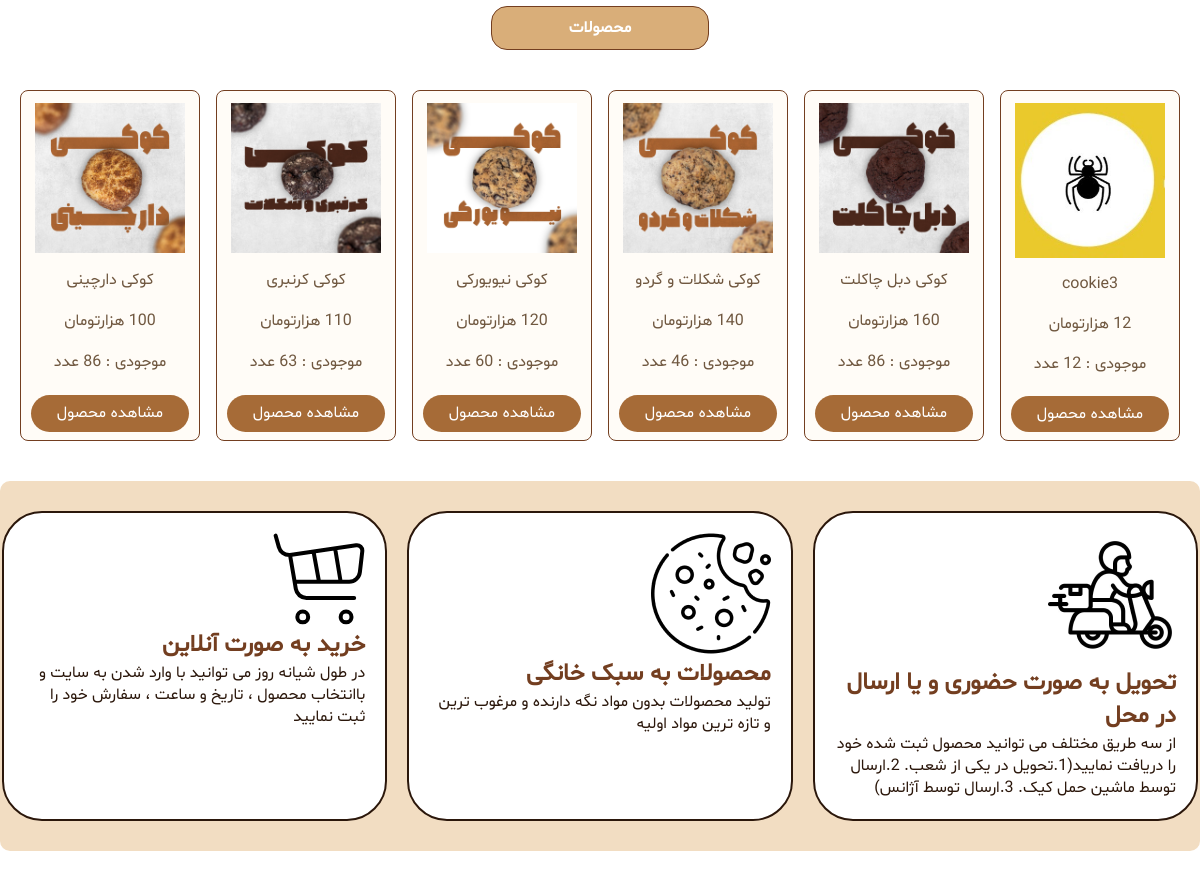
/ (middle part), run on an earlier commit of the app's database.
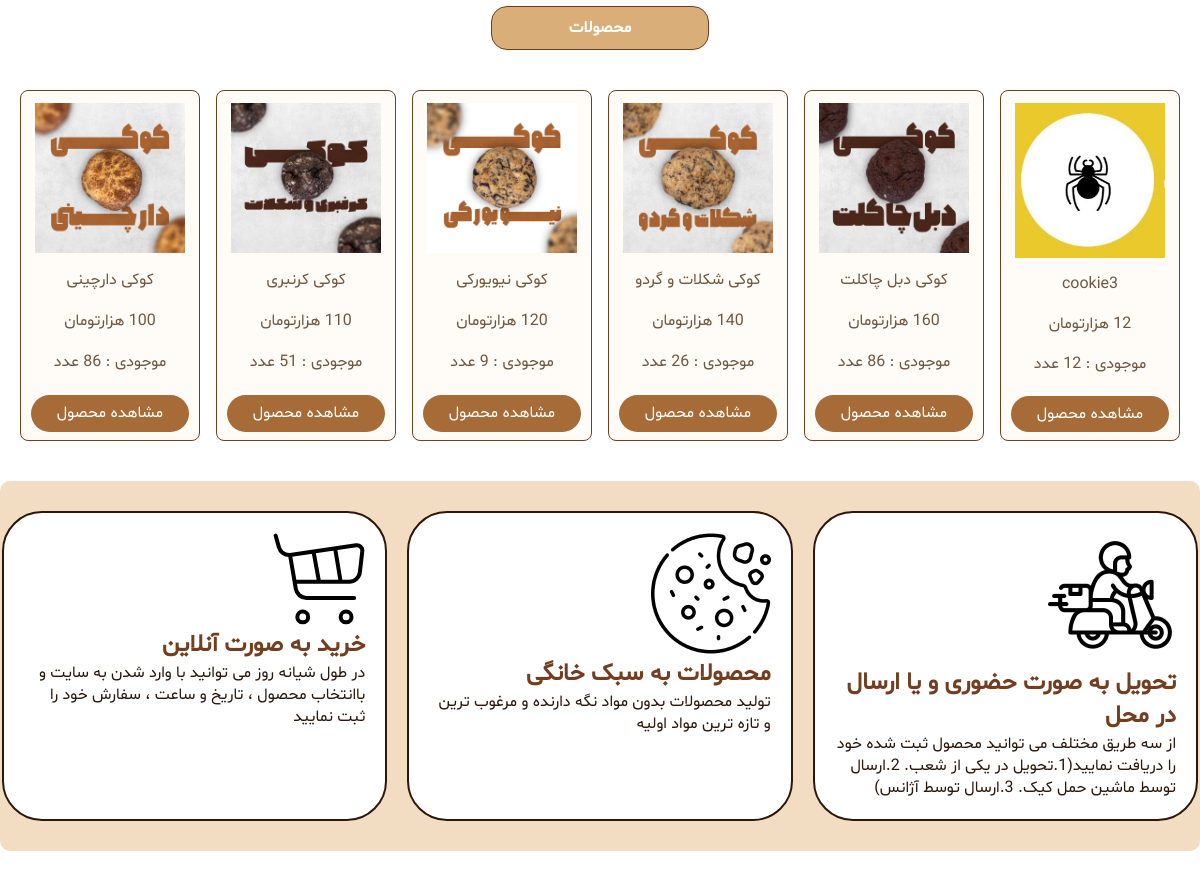
And on a later commit of the database.
### shop/models.py (models this page shows, shortened)
class Product(models.Model):
    name = models.CharField(max_length=100)
    price = models.PositiveIntegerField()
    quantity = models.PositiveIntegerField()
    image = models.ImageField(upload_to='images', null=True, blank=True)  # Image field added
    ingredient= models.CharField(max_length=500,null=True, blank=True)
    description=models.CharField(max_length=1000,null=True, blank=True)

### shop/views.py (the view)
# urls.py: path('', views.home, name='home'),
def home(request):
    products = Product.objects.all()
    return render(request, 'shop/home.html', {'products': products})

### shop/templates/shop/home.html (shortened to what this page needs)
{% load static %}
<!DOCTYPE html>
<html lang="fa">
<head>
    <link rel="stylesheet" href="{% static 'FirstPage.css' %}">
</head>
<body>
<main>
    <div class="container"><h6 class="card">محصولات</h6></div>
    <section class="newestProduct">
        {% for product in products %}
        <div class="cookies">
           {% if product.image %}
                <img class="cookieD" src="{{ product.image.url }}" width="125px" height="139px" style="border-radius: 3px;" />
            {% else %}
                <img class="cookieD" src="{% static 'Pictures/cookie.png' %}" width="125px" height="139px" style="border-radius: 3px;" />
            {% endif %}
            <h6 class="ProductTitle">{{ product.name }}</h6>
            <h6 class="ProductTitle">{{ product.price }} هزارتومان</h6>
            <h6 class="ProductTitle2"> موجودی : {{ product.quantity }} عدد</h6>
            <a href="{% url 'buy_product' product.id %}" class="btn btn-primary" style="margin-top: 10px;">مشاهده محصول</a>
        </div>
        {% endfor %}
    </section>
    <section class="product-info">
        <div class="info-box">
            <img src="{% static 'Pictures/vector.svg' %}"/>
            <h2 class="ItemTitle" >خرید به صورت آنلاین</h2>
            <p class="ItemText">در طول شیانه روز می توانید با وارد شدن به سایت و باانتخاب محصول ، تاریخ و ساعت ، سفارش خود را ثبت نمایید</p>
        </div>
        <div class="info-box">
            <img src="{% static 'Pictures/Frame 31.png' %}"/>
            <h2 class="ItemTitle">محصولات به سبک خانگی</h2>
            <p class="ItemText">تولید محصولات بدون مواد نگه دارنده و مرغوب ترین و تازه ترین مواد اولیه</p>
        </div>
        <div class="info-box">
            <img src="{% static 'Pictures/Fast Delivery free icons designed by Irvan Kurnianto 1.png' %}"/>
            <h2 class="ItemTitle">تحویل به صورت حضوری  و یا ارسال در محل</h2>
            <p class="ItemText">از سه طریق مختلف می توانید محصول ثبت شده خود را دریافت نمایید(1.تحویل در یکی از شعب. 2.ارسال توسط ماشین حمل کیک. 3.ارسال توسط آژانس)</p>
        </div>
    </section>
</main>
<div class="container"><h6 class="card">تازه های بلاگ</h6></div>
</body>
</html>

### statics/FirstPage.css (style rules this page uses)
* { margin: 0; padding: 0; box-sizing: border-box; }
.card { display: flex; flex-direction: column; flex-direction: column; font-size: 16px; font-family: 'Shabnam'; color: white; text-align:center; justify-content: center; width: 218px; height: 44px; padding: 8px 24px; border: 0.5px solid #733E20 ; border-radius: 16px; background-color:#d9ae79 ; }
.container { display: flex; justify-content: center; align-items: center; padding: 40px 40px; }
.cookies { display: grid; padding: 8px 10px; gap: 4px; row-gap: 4px; background-color: #FFFCF7; border-radius: 8px; text-align: center; border: 1.5px solid #733E20; }
.cookieD { width: 100%; height: auto; object-fit: contain; padding: 4px; }
.cookies > .btn-primary { font-size: 16px; font-family: 'Shabnam'; font-style: normal; text-align: center; color: white; line-height: 28px; background-color: #A66B37; padding: 4px; border-radius: 24px; text-decoration:none }
.ProductTitle { direction: rtl; font-family: 'Shabnam'; font-size: 16px; font-style: normal; text-align: center; font-weight: 400; line-height: 28px; color: #705840; padding: 4px; }
.ProductTitle2 { font-family: 'Shabnam'; font-size: 16px; font-style: normal; text-align: center; font-weight: 400; line-height: 28px; color: #705840; padding: 4px; }
.newestProduct { display: grid; grid-template-columns: repeat(auto-fit, minmax(150px, 1fr)); gap: 16px; row-gap: 16px; margin-left: 20px; margin-right: 20px; }
.product-info { display: grid; grid-template-columns: repeat(auto-fit, minmax(300px, 1fr)); gap: 20px; align-items: center; justify-items: center; padding: 30px 2px; background-color: #F2DDC2; border-radius: 10px; margin-top: 40px; }
.info-box { background-color: white; width: 100%; height: 100%; max-width: 400px; border-radius: 40px; padding: 20px; border: 2px solid #2B170B; text-align: right; }
.ItemTitle { font-family: 'Shabnam'; font-size: 24px; color: #733E20; }
.ItemText { font-family: 'Shabnam'; font-size: 16px; color:#2B170B; }

What changed in the data, as far as the page shows it:
changed Product "کوکی کرنبری": quantity "63" → "51"
changed Product "کوکی نیویورکی": quantity "60" → (not shown)
changed Product "کوکی شکلات و گردو": quantity "46" → "26"
